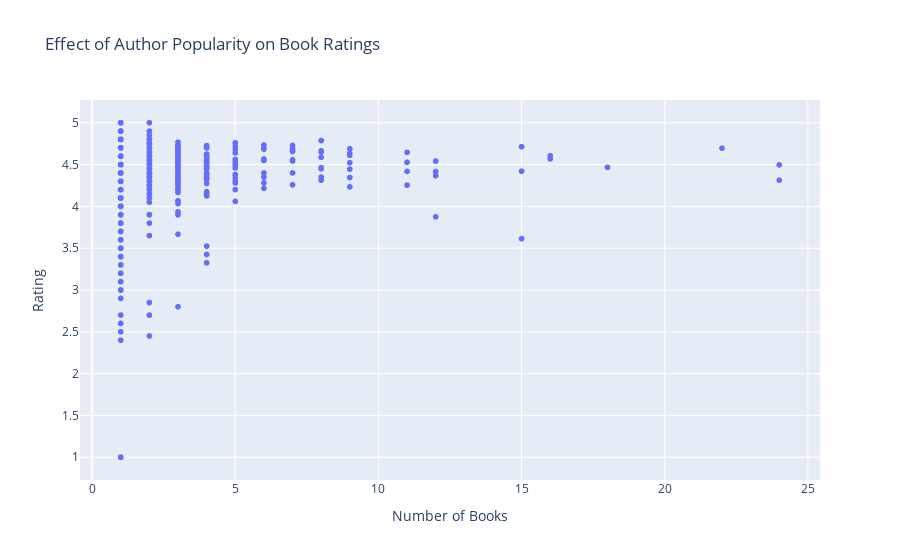

Notebook source saved alongside this figure:
### Code cell
# Calculate author popularity and average ratings
author_popularity = df.groupby('Author').agg({'Book Name': 'count', 'Rating': 'mean'}).reset_index()
author_popularity.columns = ['Author', 'Book Count', 'Average Rating']
fig_author_popularity = px.scatter(author_popularity, x='Book Count', y='Average Rating', 
                                    title='Effect of Author Popularity on Book Ratings',
                                    labels={'Book Count': 'Number of Books', 'Average Rating': 'Rating'})
fig_author_popularity.show()

### Figure 1 — Plotly figure (JSON) as saved in the notebook; plotly's stock layout.template omitted (floating-point values rounded to 4 significant figures; data arrays with more than 128 entries replaced by an {"elided": "..."} marker saying what was removed)
{"data": [{"hovertemplate": "Number of Books=%{x}<br>Rating=%{y}<extra></extra>", "legendgroup": "", "marker": {"color": "#636efa", "symbol": "circle"}, "mode": "markers", "name": "", "showlegend": false, "type": "scattergl", "x": {"elided": "2493 int values"}, "xaxis": "x", "y": {"elided": "2493 float values"}, "yaxis": "y"}], "layout": {"legend": {"tracegroupgap": 0}, "title": {"text": "Effect of Author Popularity on Book Ratings"}, "xaxis": {"anchor": "y", "domain": [0, 1], "title": {"text": "Number of Books"}}, "yaxis": {"anchor": "x", "domain": [0, 1], "title": {"text": "Rating"}}}}
